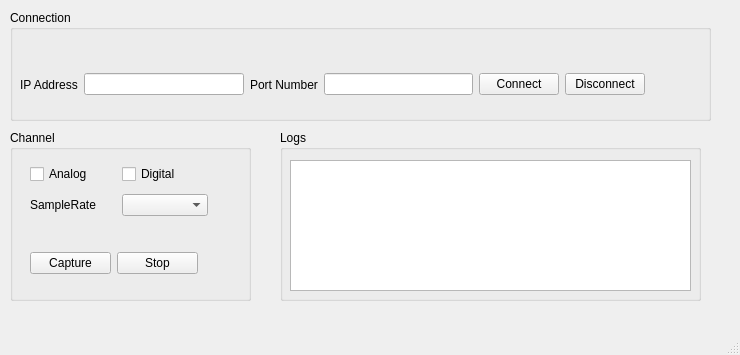
<?xml version="1.0" encoding="UTF-8"?>
<ui version="4.0">
 <class>MainWindow</class>
 <widget class="QMainWindow" name="MainWindow">
  <property name="geometry">
   <rect>
    <x>0</x>
    <y>0</y>
    <width>740</width>
    <height>355</height>
   </rect>
  </property>
  <property name="windowTitle">
   <string>MainWindow</string>
  </property>
  <widget class="QWidget" name="centralwidget">
   <widget class="QGroupBox" name="groupBoxConnection">
    <property name="geometry">
     <rect>
      <x>10</x>
      <y>10</y>
      <width>701</width>
      <height>111</height>
     </rect>
    </property>
    <property name="title">
     <string>Connection</string>
    </property>
    <widget class="QWidget" name="layoutWidget">
     <property name="geometry">
      <rect>
       <x>10</x>
       <y>60</y>
       <width>625</width>
       <height>29</height>
      </rect>
     </property>
     <layout class="QHBoxLayout" name="horizontalLayout_4">
      <item>
       <layout class="QHBoxLayout" name="horizontalLayout">
        <item>
         <widget class="QLabel" name="labelIPAddress">
          <property name="text">
           <string>IP Address</string>
          </property>
         </widget>
        </item>
        <item>
         <widget class="QLineEdit" name="lineEditIPAddress"/>
        </item>
       </layout>
      </item>
      <item>
       <layout class="QHBoxLayout" name="horizontalLayout_3">
        <item>
         <widget class="QLabel" name="labelPortNum">
          <property name="text">
           <string>Port Number</string>
          </property>
         </widget>
        </item>
        <item>
         <widget class="QLineEdit" name="lineEditPortNum"/>
        </item>
       </layout>
      </item>
      <item>
       <layout class="QHBoxLayout" name="horizontalLayout_2">
        <item>
         <widget class="QPushButton" name="pushButtonConnect">
          <property name="text">
           <string>Connect</string>
          </property>
         </widget>
        </item>
        <item>
         <widget class="QPushButton" name="pushButtonDisconnect">
          <property name="text">
           <string>Disconnect</string>
          </property>
         </widget>
        </item>
       </layout>
      </item>
     </layout>
    </widget>
   </widget>
   <widget class="QGroupBox" name="groupBoxChannel">
    <property name="geometry">
     <rect>
      <x>10</x>
      <y>130</y>
      <width>241</width>
      <height>171</height>
     </rect>
    </property>
    <property name="title">
     <string>Channel</string>
    </property>
    <widget class="QWidget" name="layoutWidget">
     <property name="geometry">
      <rect>
       <x>20</x>
       <y>30</y>
       <width>178</width>
       <height>60</height>
      </rect>
     </property>
     <layout class="QVBoxLayout" name="verticalLayout">
      <item>
       <layout class="QHBoxLayout" name="horizontalLayout_5">
        <item>
         <widget class="QCheckBox" name="checkBoxAnalog">
          <property name="text">
           <string>Analog</string>
          </property>
         </widget>
        </item>
        <item>
         <widget class="QCheckBox" name="checkBoxDigital">
          <property name="text">
           <string>Digital</string>
          </property>
         </widget>
        </item>
       </layout>
      </item>
      <item>
       <layout class="QHBoxLayout" name="horizontalLayout_6">
        <item>
         <widget class="QLabel" name="labelSampleRate">
          <property name="text">
           <string>SampleRate</string>
          </property>
         </widget>
        </item>
        <item>
         <widget class="QComboBox" name="comboBoxSampleRate"/>
        </item>
       </layout>
      </item>
     </layout>
    </widget>
    <widget class="QWidget" name="layoutWidget">
     <property name="geometry">
      <rect>
       <x>20</x>
       <y>120</y>
       <width>168</width>
       <height>27</height>
      </rect>
     </property>
     <layout class="QHBoxLayout" name="horizontalLayout_7">
      <item>
       <widget class="QPushButton" name="pushButtonCapture">
        <property name="text">
         <string>Capture</string>
        </property>
       </widget>
      </item>
      <item>
       <widget class="QPushButton" name="pushButtonStop">
        <property name="text">
         <string>Stop</string>
        </property>
       </widget>
      </item>
     </layout>
    </widget>
   </widget>
   <widget class="QGroupBox" name="groupBoxLogs">
    <property name="geometry">
     <rect>
      <x>280</x>
      <y>130</y>
      <width>421</width>
      <height>171</height>
     </rect>
    </property>
    <property name="title">
     <string>Logs</string>
    </property>
    <widget class="QPlainTextEdit" name="plainTextEditLogs">
     <property name="geometry">
      <rect>
       <x>10</x>
       <y>30</y>
       <width>401</width>
       <height>131</height>
      </rect>
     </property>
    </widget>
   </widget>
  </widget>
  <widget class="QMenuBar" name="menubar">
   <property name="geometry">
    <rect>
     <x>0</x>
     <y>0</y>
     <width>740</width>
     <height>22</height>
    </rect>
   </property>
  </widget>
  <widget class="QStatusBar" name="statusbar"/>
 </widget>
 <resources/>
 <connections/>
</ui>
